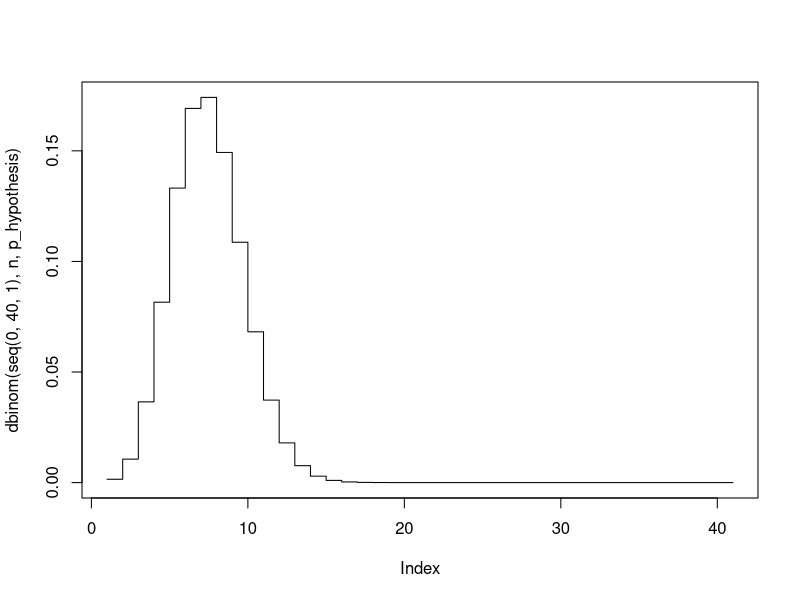

This figure's R source: (Note: this script raises an error after producing the figure.)
n = 40
x_observed = 9
p_hypothesis = 0.15
# Какво е разпределението? Биномно с n = 40 и вероятност p = 0.15.
plot(dbinom(seq(0, 40, 1), n, p_hypothesis), type="s")
# тогава
p_value = pbinom(x_observed, n, p_hypothesis)
p_value < alpha

